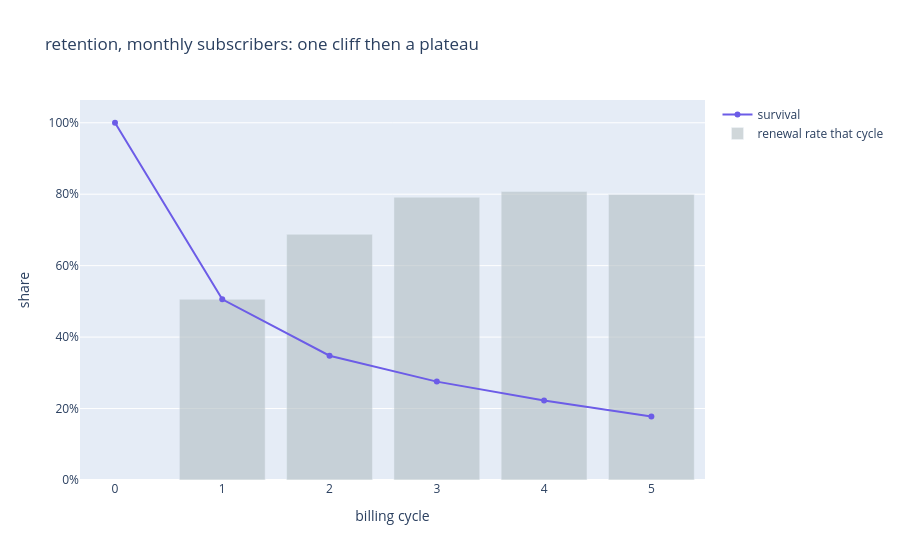
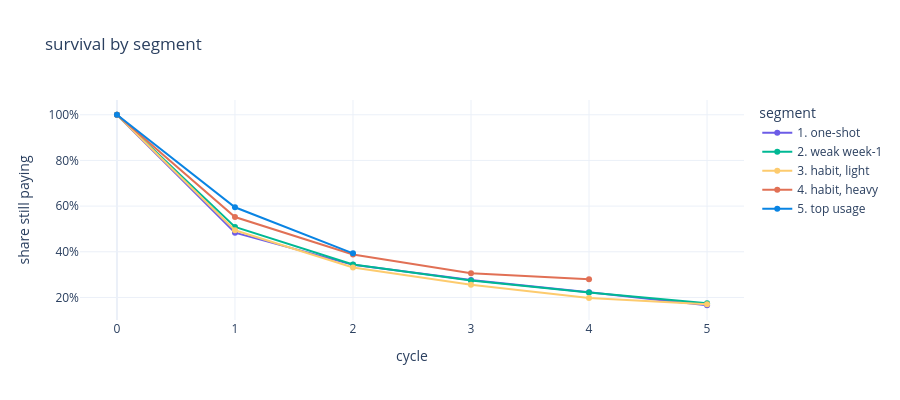

The code cell stored with these charts, in order, in its notebook:
### Markdown cell above
---
# 1. Churn

## 1.1 Definition

There is no cancellation event in the data, only charges, so churn is **inferred from a charge that did not arrive**:

> A customer is **churned at cycle *m*** if no scheduled subscription charge falls in cycle *m*, measured only on accounts for which cycle *m* has fully elapsed. Win-backs do not count as renewals.

Two things this is not:

- **Not usage churn.** They stop generating before they stop paying (§1.3) — a different, earlier question.
- **Not `1 − A(t+1)/A(t)`.** The dashboard version moves with acquisition, not retention (§1.2).

Voluntary vs involuntary is not separable: `payment_type` does not distinguish a cancellation from a failed card.

Retention is reported as **chained renewal rates** — each cycle's rate computed only on accounts that reached it and paid the cycle before, then multiplied into a survival curve. Accounts too new to have faced a renewal leave the denominator rather than counting as retained. That is the censoring problem handled directly, with no survival model in between.

### Code cell
MON = base[base['period_label'].eq('monthly') & (base['tenure_days'] >= OBS_MIN)].copy()
MON['segment'] = SEGMAP

# retention and LTV run on retained revenue: win-backs are recovery, counted separately
recovered = ch[ch['payment_type'].eq('Reactivation')]
ch_ret = ch[~ch['payment_type'].eq('Reactivation')]
sub = ch_ret[~ch_ret['is_credits']]
print(f'recovered revenue set aside: ${recovered["sales_amount"].sum():,.0f} from '
      f'{recovered["customer"].nunique():,} accounts ({recovered["sales_amount"].sum() / ch["sales_amount"].sum():.1%} of all revenue)')

rev_cycle = ch_ret.groupby(['customer', 'cycle'])['sales_amount'].sum().rename('rev').reset_index()
piv = rev_cycle.pivot(index='customer', columns='cycle', values='rev')
paid_in = (sub.groupby(['customer', 'cycle']).size().unstack().notna())
paid_in = paid_in.reindex(columns=range(int(paid_in.columns.max()) + 1), fill_value=False).fillna(False)
# a lifetime ends at the FIRST missed cycle, so survival and revenue describe the same population
alive = paid_in.cummin(axis=1).astype(bool)

resume = (paid_in & ~alive).any(axis=1)
gap_churn = ((~paid_in[1]) & paid_in.loc[:, 1:].any(axis=1)).sum()
print(f'accounts that miss a cycle and pay again later: {resume.sum():,} of {len(paid_in):,} ({resume.mean():.1%}) '
      '-> treating the first miss as the end of the lifetime is safe; it is not quietly counting dunning gaps as churn')

def retention(customers, min_n=100):
    # chained renewal rates: P(pays cycle m | paid cycle m-1, tenure reached 30m + TOL)
    idx = alive.index.intersection(pd.Index(customers))
    A, ten = alive.loc[idx], base['tenure_days'].reindex(idx)
    rows, S = [{'cycle': 0, 'n_at_risk': len(idx), 'renewal': 1.0, 'S': 1.0}], 1.0
    for m in range(1, int(A.columns.max()) + 1):
        elig = A.index[(ten >= PERIOD * m + TOL) & A[m - 1]]
        if len(elig) < min_n:
            break
        r = float(A.loc[elig, m].mean())
        S *= r
        rows.append({'cycle': m, 'n_at_risk': len(elig), 'renewal': r, 'S': S})
    return pd.DataFrame(rows)

RET = retention(MON.index)
print(f'monthly, observable: {len(MON):,}')
print(RET.round(3).to_string(index=False))

fig = go.Figure()
fig.add_scatter(x=RET['cycle'], y=RET['S'], mode='lines+markers', name='survival', line=dict(color='#6C5CE7'))
fig.add_bar(x=RET['cycle'][1:], y=RET['renewal'][1:], name='renewal rate that cycle',
            marker_color='#B2BEC3', opacity=0.6)
fig.update_layout(title='retention, monthly subscribers: one cliff then a plateau',
                  xaxis_title='billing cycle', yaxis_title='share', yaxis_tickformat='.0%')
fig.show()

ret_seg = []
for s in ORDER:
    d = MON.index[MON['segment'].eq(s)]
    r = retention(d, min_n=60)
    r['segment'] = s
    ret_seg.append(r)
ret_seg = pd.concat(ret_seg, ignore_index=True)
fig = px.line(ret_seg, x='cycle', y='S', color='segment', markers=True,
              category_orders={'segment': ORDER}, title='survival by segment')
fig.update_yaxes(tickformat='.0%', title='share still paying')
fig.show()
print('\nsurvival by segment:')
print(ret_seg[ret_seg['cycle'].isin([1, 2, 3])].pivot(index='segment', columns='cycle', values='S').round(3).to_string())

# what the loose definition was doing: any subscription charge within 37 days counts as a renewal
old_ren = set(ch.loc[~ch['is_credits'] & ch['days'].gt(1) & ch['days'].le(PERIOD + 7), 'customer'])
cmp = pd.DataFrame({'segment': MON['segment'],
                    'any charge <=37d (loose)': MON.index.isin(old_ren),
                    'renewed cycle 1 (used)': alive.reindex(MON.index)[1].fillna(False)})
tab = cmp.groupby('segment')[['any charge <=37d (loose)', 'renewed cycle 1 (used)']].mean().reindex(ORDER)
tab['inflation_pp'] = (tab.iloc[:, 0] - tab.iloc[:, 1]) * 100
print('\nfirst renewal under the loose 37-day window vs the definition used here:')
print(tab.round(3).to_string())
print('-> the loose window credits mid-cycle upgrades and win-backs as renewals, and it flatters the '
      'heaviest segments most, because they are the ones that upgrade mid-cycle.')

### Figure 1 — Plotly figure (JSON) as saved in the notebook; plotly's stock layout.template omitted (floating-point values rounded to 4 significant figures)
{"data": [{"line": {"color": "#6C5CE7"}, "mode": "lines+markers", "name": "survival", "type": "scatter", "x": [0, 1, 2, 3, 4, 5], "y": [1.0, 0.5059, 0.3479, 0.2754, 0.2223, 0.1777]}, {"marker": {"color": "#B2BEC3"}, "name": "renewal rate that cycle", "opacity": 0.6, "type": "bar", "x": [1, 2, 3, 4, 5], "y": [0.5059, 0.6877, 0.7915, 0.8073, 0.7994]}], "layout": {"title": {"text": "retention, monthly subscribers: one cliff then a plateau"}, "xaxis": {"title": {"text": "billing cycle"}}, "yaxis": {"tickformat": ".0%", "title": {"text": "share"}}}}

### Figure 2 — Plotly figure (JSON) as saved in the notebook; plotly's stock layout.template omitted (floating-point values rounded to 4 significant figures)
{"data": [{"hovertemplate": "segment=1. one-shot<br>cycle=%{x}<br>S=%{y}<extra></extra>", "legendgroup": "1. one-shot", "line": {"color": "#6C5CE7", "dash": "solid"}, "marker": {"symbol": "circle"}, "mode": "lines+markers", "name": "1. one-shot", "orientation": "v", "showlegend": true, "type": "scatter", "x": [0, 1, 2, 3, 4, 5], "xaxis": "x", "y": [1.0, 0.4836, 0.3427, 0.2768, 0.2231, 0.1658], "yaxis": "y"}, {"hovertemplate": "segment=2. weak week-1<br>cycle=%{x}<br>S=%{y}<extra></extra>", "legendgroup": "2. weak week-1", "line": {"color": "#00B894", "dash": "solid"}, "marker": {"symbol": "circle"}, "mode": "lines+markers", "name": "2. weak week-1", "orientation": "v", "showlegend": true, "type": "scatter", "x": [0, 1, 2, 3, 4, 5], "xaxis": "x", "y": [1.0, 0.5087, 0.3445, 0.2738, 0.2212, 0.1748], "yaxis": "y"}, {"hovertemplate": "segment=3. habit, light<br>cycle=%{x}<br>S=%{y}<extra></extra>", "legendgroup": "3. habit, light", "line": {"color": "#FDCB6E", "dash": "solid"}, "marker": {"symbol": "circle"}, "mode": "lines+markers", "name": "3. habit, light", "orientation": "v", "showlegend": true, "type": "scatter", "x": [0, 1, 2, 3, 4, 5], "xaxis": "x", "y": [1.0, 0.4941, 0.3314, 0.2552, 0.1979, 0.1703], "yaxis": "y"}, {"hovertemplate": "segment=4. habit, heavy<br>cycle=%{x}<br>S=%{y}<extra></extra>", "legendgroup": "4. habit, heavy", "line": {"color": "#E17055", "dash": "solid"}, "marker": {"symbol": "circle"}, "mode": "lines+markers", "name": "4. habit, heavy", "orientation": "v", "showlegend": true, "type": "scatter", "x": [0, 1, 2, 3, 4], "xaxis": "x", "y": [1.0, 0.5522, 0.388, 0.3056, 0.2792], "yaxis": "y"}, {"hovertemplate": "segment=5. top usage<br>cycle=%{x}<br>S=%{y}<extra></extra>", "legendgroup": "5. top usage", "line": {"color": "#0984E3", "dash": "solid"}, "marker": {"symbol": "circle"}, "mode": "lines+markers", "name": "5. top usage", "orientation": "v", "showlegend": true, "type": "scatter", "x": [0, 1, 2], "xaxis": "x", "y": [1.0, 0.5947, 0.3932], "yaxis": "y"}], "layout": {"height": 400, "legend": {"title": {"text": "segment"}, "tracegroupgap": 0}, "title": {"text": "survival by segment"}, "xaxis": {"anchor": "y", "domain": [0, 1], "title": {"text": "cycle"}}, "yaxis": {"anchor": "x", "domain": [0, 1], "tickformat": ".0%", "title": {"text": "share still paying"}}}}
